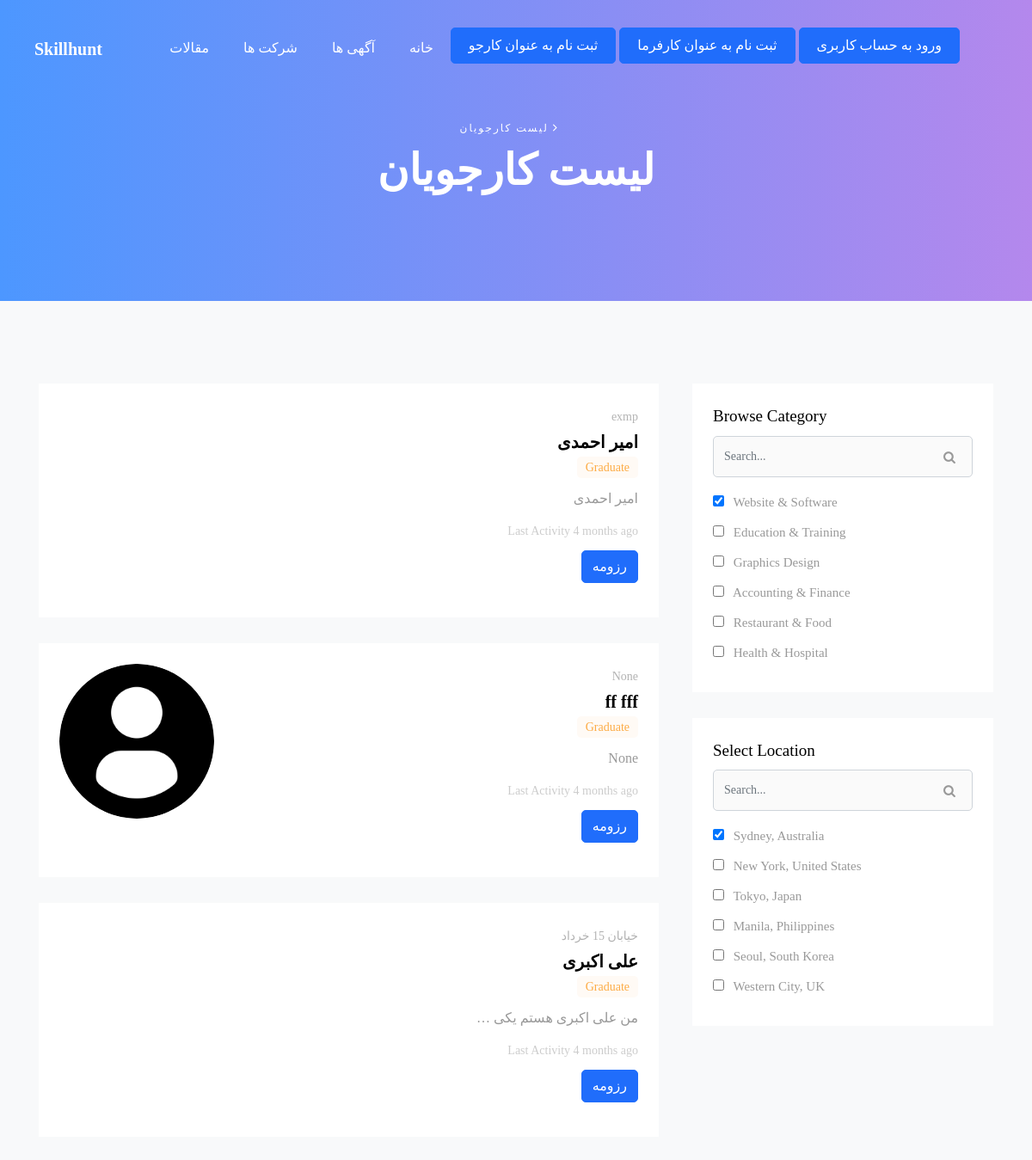
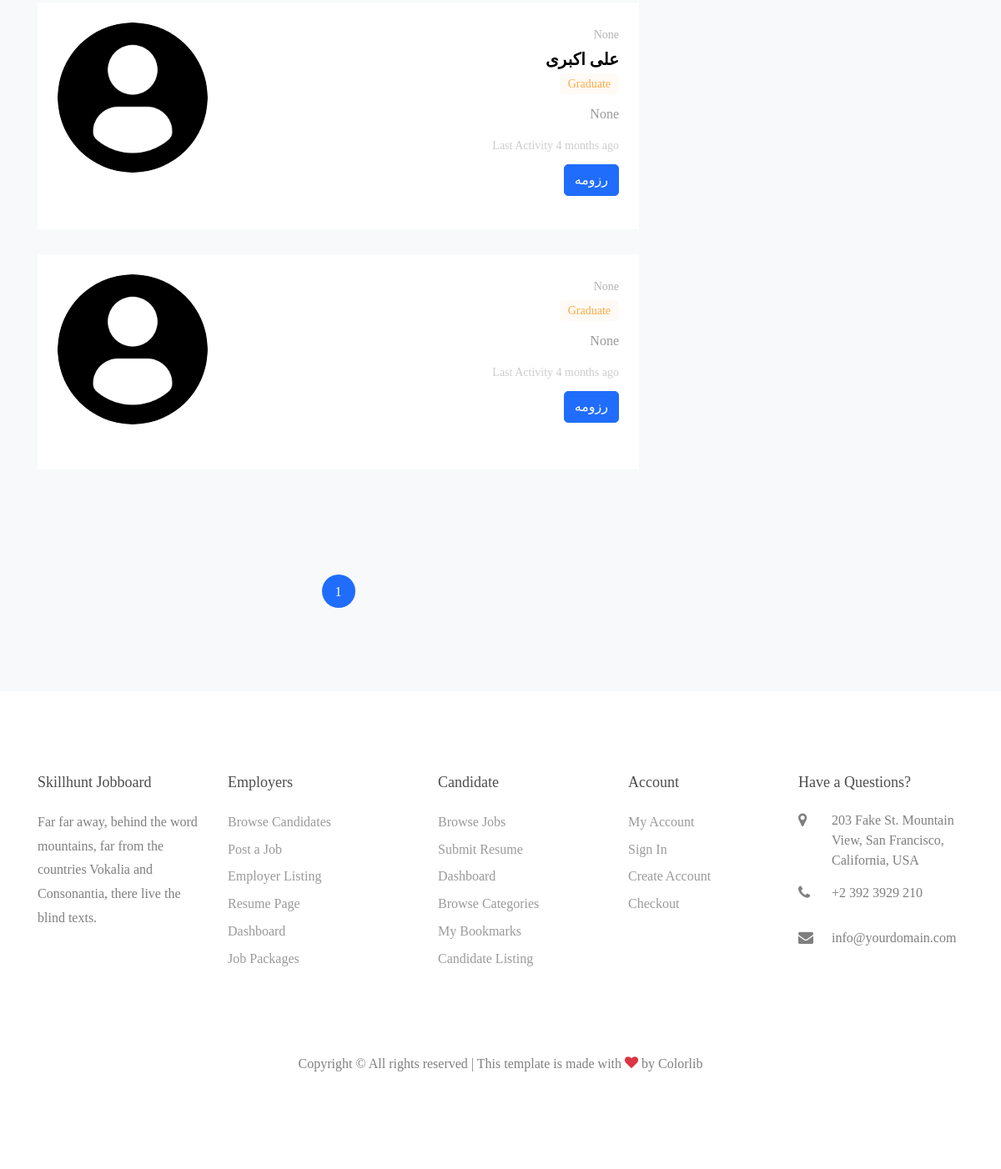
The app's page /all-employees with its own data (2 pictures, top to bottom).
### Employee/models.py (models this page shows)
class EmployeeModel(models.Model):
	employee = models.ForeignKey(User , on_delete =models.CASCADE , related_name='employee')
	profile_pic = models.ImageField(null = True,blank = True,upload_to = upload_image_path)
	phone = models.CharField(max_length = 11 , verbose_name = 'تلفن', blank = True , null = True)
	state = models.CharField(max_length = 50 , choices = states_iran , verbose_name = 'استان محل سکونت' , blank = True , null = True)
	address = models.CharField(max_length = 200 , verbose_name = 'آدرس', blank = True , null = True)
	sex = models.CharField(max_length = 10 , choices=sex_types , verbose_name = 'جنسیت', blank = True , null = True)
	marital_status = models.CharField(max_length = 10 , choices=marital , verbose_name = 'وضعیت تأهل', blank = True , null = True)
	about_me = models.TextField(verbose_name = 'درباره من' , blank = True , null = True)
	skills = models.TextField(verbose_name = 'مهارت ها (مهارتهای خود را با "/ یا ،" از هم جدا کنید', blank = True , null = True)
	birth = jmodels.jDateField(verbose_name = 'تارخ تولد' , blank=True , null = True)
	employee_soldier_ship = models.CharField(max_length = 25,choices=employee_soldier_ship_types , verbose_name = 'وضعیت نظام وظیفه (اگر خانم هستید نیاز به انتخاب گزینه نیست)', blank=True , null = True)
	languages = models.ManyToManyField(Languages , verbose_name = 'زبانهای گفتاری مسلط')
	work_experience = models.TextField(verbose_name = 'سوابق شغلی' , blank = True , null = True)
	education = models.TextField(verbose_name = 'تحصیلات', blank=True , null = True)

### Home/views.py (the view)
# urls.py: path('all-employees', ALLEmployees.as_view() , name = 'AllEmployees'),
class ALLEmployees(ListView):
	template_name = 'Home/All-Employees.html'
	paginate_by = 9
	def get_queryset(self):
		return EmployeeModel.objects.all()
	def get_context_data(self , **kwargs):
		context = super(ALLEmployees,self).get_context_data(**kwargs)
		context['title'] = 'لیست کارجویان'
		return context

### Controllers/templatetags/template-parts.py (called while the page is built)
@register.inclusion_tag('BASE_HTMLs/Nav.html' , takes_context=True)
def Navbar(context , request):
	try:
		is_a_manager = Manager.objects.get(email = request.user.username)
	except:
		is_a_manager = None
	try:
		is_a_employee = EmployeeModel.objects.get(employee = request.user)
	except:
		is_a_employee = None
	context = {}
	if request.user.is_authenticated:
		context['is_a_manager'] = is_a_manager
		context['is_a_employee'] = is_a_employee
		context['request'] = request
	return context

### templates/Home/All-Employees.html (shortened to what this page needs)
{% extends 'BASE_HTMLs/Base.html' %}
{% load static %}
{% block common_content %}
<section class="ftco-section ftco-candidates ftco-candidates-2 bg-light">
    	<div class="container">
    		<div class="row">
    			<div class="col-lg-8 pr-lg-4">
    				<div class="row">
    					{% for employee in page_obj %}
		    			<div class="col-md-12">
		    				<div class="team d-md-flex p-4 bg-white">
		        			{% if employee.profile_pic %}
		        			<div class="img" style="background-image: url({{employee.profile_pic.url}});">
		        			{%else%}
		        			<div class="img" style="background-image: url({% static 'png/User.png' %});">
		        			{% endif %}
		        			</div>
		        			<div class="text pl-md-4 text-right" dir="rtl">
		        				<span class="location mb-0">{{employee.address}}</span>
		        				<h2>{{employee.employee.get_full_name}}</h2>
			        			<span class="position">Graduate</span>
			        			<p dir="rtl" class="mb-2 text-right">{{employee.about_me|truncatewords:5}}</p>
			        			<span class="seen">Last Activity 4 months ago</span>
			        			<p><a href="{% url 'EmployerDetail' pk=employee.id %}" class="btn btn-primary">رزومه</a></p>
		        			</div>
		        		</div>
		    			</div>
		    			{% endfor %}
		    		</div>
		    		<div class="row mt-5">
		          <div class="col text-center">
		            <div class="row mt-5">
		    <div class="col text-center">
		        <div class="block-27">
		            <ul>
		                {% for page in paginator.page_range %}
		                	{% if page == page_obj.number%}
		                		<li class="active"><a href="?page={{page}}">{{page}}</a></li>
		                	{% else %}
		                		<li><a href="?page={{page}}">{{page}}</a></li>
		                	{% endif %}
		                {% endfor %}
		            </ul>
		        </div>
		    </div>
		</div>
		          </div>
		        </div>
		    	</div>
		    	<div class="col-lg-4 sidebar">
		        <div class="sidebar-box bg-white p-4 ftco-animate fadeInUp ftco-animated">
		        	<h3 class="heading-sidebar">Browse Category</h3>
		        	<form action="#" class="search-form mb-3">
                <div class="form-group">
                  <span class="icon icon-search"></span>
                  <input type="text" class="form-control" placeholder="Search...">
                </div>
              </form>
		        	<form action="#" class="browse-form">
							  <label for="option-job-1"><input type="checkbox" id="option-job-1" name="vehicle" value="" checked=""> Website &amp; Software</label><br>
							  <label for="option-job-2"><input type="checkbox" id="option-job-2" name="vehicle" value=""> Education &amp; Training</label><br>
							  <label for="option-job-3"><input type="checkbox" id="option-job-3" name="vehicle" value=""> Graphics Design</label><br>
							  <label for="option-job-4"><input type="checkbox" id="option-job-4" name="vehicle" value=""> Accounting &amp; Finance</label><br>
							  <label for="option-job-5"><input type="checkbox" id="option-job-5" name="vehicle" value=""> Restaurant &amp; Food</label><br>
							  <label for="option-job-6"><input type="checkbox" id="option-job-6" name="vehicle" value=""> Health &amp; Hospital</label><br>
							</form>
		        </div>
		        <div class="sidebar-box bg-white p-4 ftco-animate fadeInUp ftco-animated">
		        	<h3 class="heading-sidebar">Select Location</h3>
		        	<form action="#" class="search-form mb-3">
                <div class="form-group">
                  <span class="icon icon-search"></span>
                  <input type="text" class="form-control" placeholder="Search...">
                </div>
              </form>
		        	<form action="#" class="browse-form">
							  <label for="option-location-1"><input type="checkbox" id="option-location-1" name="vehicle" value="" checked=""> Sydney, Australia</label><br>
							  <label for="option-location-2"><input type="checkbox" id="option-location-2" name="vehicle" value=""> New York, United States</label><br>
							  <label for="option-location-3"><input type="checkbox" id="option-location-3" name="vehicle" value=""> Tokyo, Japan</label><br>
							  <label for="option-location-4"><input type="checkbox" id="option-location-4" name="vehicle" value=""> Manila, Philippines</label><br>
							  <label for="option-location-5"><input type="checkbox" id="option-location-5" name="vehicle" value=""> Seoul, South Korea</label><br>
							  <label for="option-location-6"><input type="checkbox" id="option-location-6" name="vehicle" value=""> Western City, UK</label><br>
							</form>
		        </div>
		      </div>
    		</div>
    	</div>
    </section>
{% endblock %}

### templates/BASE_HTMLs/Base.html (shortened to what this page needs)
{% load static %}
{% load template-parts %}
<!DOCTYPE html>
<html lang="en">
  <head>
    {% include 'BASE_HTMLs/styles_links.html' %}
  </head>
  <body>
	{% Navbar request %}
  {% if request.path != '/' %}
    {% include 'BASE_HTMLs/Header.html' %}
  {% endif %}
  {% block common_content %}
  {% endblock %}
	{% include 'BASE_HTMLs/Footer.html' %}
  {% include 'BASE_HTMLs/Scripts.html' %}
  </body>
</html>

### templates/BASE_HTMLs/styles_links.html (shortened to what this page needs)
{% load static %}
    <link rel="stylesheet" href="{% static 'css/open-iconic-bootstrap.min.css' %}">
    <link rel="stylesheet" href="{% static 'css/animate.css' %}">
    <link rel="stylesheet" href="{% static 'css/owl.carousel.min.css' %}">
    <link rel="stylesheet" href="{% static 'css/owl.theme.default.min.css' %}">
    <link rel="stylesheet" href="{% static 'css/magnific-popup.css' %}">
    <link rel="stylesheet" href="{% static 'css/aos.css' %}">
    <link rel="stylesheet" href="{% static 'css/ionicons.min.css' %}">
    <link rel="stylesheet" href="{% static 'css/bootstrap-datepicker.css' %}">
    <link rel="stylesheet" href="{% static 'css/jquery.timepicker.css' %}">
    <link rel="stylesheet" href="{% static 'css/flaticon.css' %}">
    <link rel="stylesheet" href="{% static 'css/icomoon.css' %}">
    <link rel="stylesheet" href="{% static 'css/style.css' %}">
<link href="{% static 'fonts/IRANSans-web_1.ttf' %}" rel="stylesheet" media="screen">

### templates/BASE_HTMLs/Nav.html (shortened to what this page needs)
	  <nav class="navbar navbar-expand-lg navbar-dark ftco_navbar bg-dark ftco-navbar-light" id="ftco-navbar">
	    <div class="container-fluid px-md-4	">
	      <a class="navbar-brand" href="{% url 'Home' %}">Skillhunt</a>
	      <div class="collapse navbar-collapse" id="ftco-nav">
	        <ul class="navbar-nav ml-auto" dir="rtl">
	        	{% if is_a_manager is not None %}
	          <li class="nav-item cta cta-colored dropdown p-1" dir="rtl">
			  <a class="btn btn-secondary btn-sm dropdown-toggle nav-item cta cta-colored" href="" role="button" id="dropdownMenuLink" data-bs-toggle="dropdown" aria-expanded="false">
			    حساب کاربری
			  </a>
			  <ul class="dropdown-menu" aria-labelledby="dropdownMenuLink">
			  	<li>
			  		<strong>{{request.user.get_full_name}}</strong>
			  	</li>
				  	<li><a class="dropdown-item" href="{% url 'ManagerPanel' pk=is_a_manager.id %}">پنل مدیریت</a></li>
				  <li><hr class="dropdown-divider"></li>
				    <li><a class="dropdown-item" href="{% url 'NewCompany'%}">افزودن شرکت جدید</a></li>
				    <li><a class="dropdown-item" href="{% url 'NewAd'%}">افزودن آگهی جدید</a></li>
			    <li><hr class="dropdown-divider"></li>
				    <li><a class="dropdown-item" href="{% url 'EditManagerInfo' pk=is_a_manager.id %}">ویرایش اطلاعات</a></li>
			    <li><hr class="dropdown-divider"></li>
			    	<li><a class="dropdown-item" href="{% url 'Logout' %}">خروج از حساب کاربری</a></li>
			  </ul>
			{% else %}
			<li class="nav-item cta mr-md-1">
				<a href="{% url 'Login' %}" class="btn-sm nav-link">ورود به حساب کاربری</a>
			</li>
			<li class="nav-item cta mr-md-1">
				<a href="{% url 'Register' %}" class="btn-sm nav-link">ثبت نام به عنوان کارفرما</a>
			</li>
			<li class="nav-item cta mr-md-1">
				<a href="{% url 'EmployeeRegister' %}" class="btn-sm nav-link">ثبت نام به عنوان کارجو</a>
			</li>
	          {% endif %}
	          <li class="nav-item {% if request.path == '/'%}active{%endif%}"><a href="{% url 'Home' %}" class="nav-link">خانه</a></li>
	          <li class="nav-item {% if request.path == '/all-ads'%}active{%endif%}"><a href="{% url 'AllAds' %}" class="nav-link">آگهی ها</a></li>
	          <li class="nav-item"><a href="{% url 'ALLCompanies' %}" class="nav-link">شرکت ها</a></li>
	          <li class="nav-item"><a href="blog.html" class="nav-link">مقالات</a></li>
	        </ul>
	      </div>
	    </div>
	  </nav>

### templates/BASE_HTMLs/Header.html (shortened to what this page needs)
    <div class="hero-wrap hero-wrap-2" data-stellar-background-ratio="0.5">
      <div class="overlay"></div>
      <div class="container">
        <div class="row no-gutters slider-text align-items-end justify-content-start">
          <div class="col-md-12 ftco-animate text-center mb-5">
          	<p class="breadcrumbs mb-0"><span class="mr-3"><a href="index.html">{{title}} <i class="ion-ios-arrow-forward"></i></a></span> </p>
            <h1 class="mb-3 bread">{{title}}</h1>
          </div>
        </div>
      </div>
    </div>

### templates/BASE_HTMLs/Footer.html (shortened to what this page needs)
    <footer class="ftco-footer ftco-bg-dark ftco-section">
      <div class="container">
        <div class="row mb-5">
        	<div class="col-md">
             <div class="ftco-footer-widget mb-4">
              <h2 class="ftco-heading-2">Skillhunt Jobboard</h2>
              <p>Far far away, behind the word mountains, far from the countries Vokalia and Consonantia, there live the blind texts.</p>
              <ul class="ftco-footer-social list-unstyled float-md-left float-lft mt-3">
              </ul>
            </div>
          </div>
          <div class="col-md">
            <div class="ftco-footer-widget mb-4">
              <h2 class="ftco-heading-2">Employers</h2>
              <ul class="list-unstyled">
                <li><a href="#" class="pb-1 d-block">Browse Candidates</a></li>
                <li><a href="#" class="pb-1 d-block">Post a Job</a></li>
                <li><a href="#" class="pb-1 d-block">Employer Listing</a></li>
                <li><a href="#" class="pb-1 d-block">Resume Page</a></li>
                <li><a href="#" class="pb-1 d-block">Dashboard</a></li>
                <li><a href="#" class="pb-1 d-block">Job Packages</a></li>
              </ul>
            </div>
          </div>
          <div class="col-md">
            <div class="ftco-footer-widget mb-4 ml-md-4">
              <h2 class="ftco-heading-2">Candidate</h2>
              <ul class="list-unstyled">
                <li><a href="#" class="pb-1 d-block">Browse Jobs</a></li>
                <li><a href="#" class="pb-1 d-block">Submit Resume</a></li>
                <li><a href="#" class="pb-1 d-block">Dashboard</a></li>
                <li><a href="#" class="pb-1 d-block">Browse Categories</a></li>
                <li><a href="#" class="pb-1 d-block">My Bookmarks</a></li>
                <li><a href="#" class="pb-1 d-block">Candidate Listing</a></li>
              </ul>
            </div>
          </div>
          <div class="col-md">
            <div class="ftco-footer-widget mb-4 ml-md-4">
              <h2 class="ftco-heading-2">Account</h2>
              <ul class="list-unstyled">
                <li><a href="#" class="pb-1 d-block">My Account</a></li>
                <li><a href="#" class="pb-1 d-block">Sign In</a></li>
                <li><a href="#" class="pb-1 d-block">Create Account</a></li>
                <li><a href="#" class="pb-1 d-block">Checkout</a></li>
              </ul>
            </div>
          </div>
          <div class="col-md">
            <div class="ftco-footer-widget mb-4">
            	<h2 class="ftco-heading-2">Have a Questions?</h2>
            	<div class="block-23 mb-3">
	              <ul>
	                <li><span class="icon icon-map-marker"></span><span class="text">203 Fake St. Mountain View, San Francisco, California, USA</span></li>
	                <li><a href="#"><span class="icon icon-phone"></span><span class="text">+2 392 3929 210</span></a></li>
	                <li><a href="#"><span class="icon icon-envelope"></span><span class="text">info@yourdomain.com</span></a></li>
	              </ul>
	            </div>
            </div>
          </div>
        </div>
        <div class="row">
          <div class="col-md-12 text-center">
            <p>
  Copyright &copy; All rights reserved | This template is made with <i class="icon-heart text-danger" aria-hidden="true"></i> by <a href="https://colorlib.com" target="_blank">Colorlib</a>
  </p>
          </div>
        </div>
      </div>
    </footer>

### templates/BASE_HTMLs/Scripts.html (shortened to what this page needs)
{% load static %}
<link rel="stylesheet" href="{% static 'admin/jquery.ui.datepicker.jalali/themes/base/jquery-ui.min.css' %}">

### static/css/icomoon.css (style rules this page uses)
[class^="icon-"], [class*=" icon-"] { font-family: 'icomoon' !important; speak: none; font-style: normal; font-weight: normal; font-variant: normal; text-transform: none; line-height: 1; -webkit-font-smoothing: antialiased; -moz-osx-font-smoothing: grayscale; }
.icon-search:before { content: "\f002"; }
.icon-heart:before { content: "\f004"; }
.icon-map-marker:before { content: "\f041"; }
.icon-phone:before { content: "\f095"; }
.icon-envelope:before { content: "\f0e0"; }

### records on screen
EmployeeModel: address "exmp", employee.get_full_name "امیر احمدی", about_me "امیر احمدی"
EmployeeModel: address "None", employee.get_full_name "ff fff", about_me "None"
EmployeeModel: address "خیابان 15 خرداد", employee.get_full_name "علی اکبری", about_me "من علی اکبری هستم یکی …"
EmployeeModel: address "None", employee.get_full_name "علی اکبری", about_me "None"
EmployeeModel: address "None", about_me "None"

### other values on screen
{{ title }} "لیست کارجویان"
{{ page }} "1"
